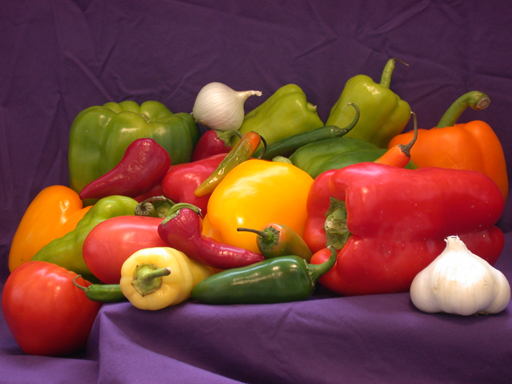
%> input picture HW_1/fig/peppers.png, 512 x 384 px
$ octave hw1_projective.m   (GNU Octave 9; MATLAB toolbox functions it lacks are replaced by stand-ins)
%> lines starting %> are read from the running program, lines starting %| are printed output that depends on the picture
%{
2022094093 Kim Dohoon
Assignment#1
%}

% Load peppers.png
img = imread('peppers.png');
%> img is the input picture: size 384x512x3 uint8; mean R, G, B 120.8, 66.4, 57.6

% Load Own Image - Cherry Blossom
%img = imread('./fig/cb.png');

% 1) Scaling, Matlab
s = 1.5;
S = [s 0 0;
     0 s 0;
     0 0 1];
scaled = imwarp(img, projective2d(S), 'OutputView', imref2d(size(img)));
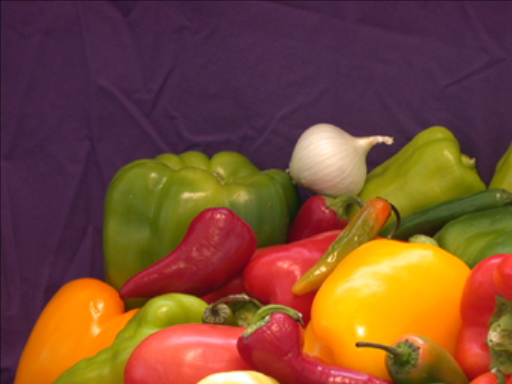
%> scaled: size 384x512x3 uint8; mean R, G, B 122.1, 74.8, 50.6
imwrite(scaled, './fig/scaling_peppers.png', 'png')
%imwrite(scaled, './fig/scaling_cb.png', 'png')

% 2) Rotation, Matlab
theta = -pi / 6;
R = [cos(theta) -sin(theta) 0;
     sin(theta) cos(theta)  0;
     0          0           1];
rotated = imwarp(img, projective2d(R), 'OutputView', imref2d(size(img)));
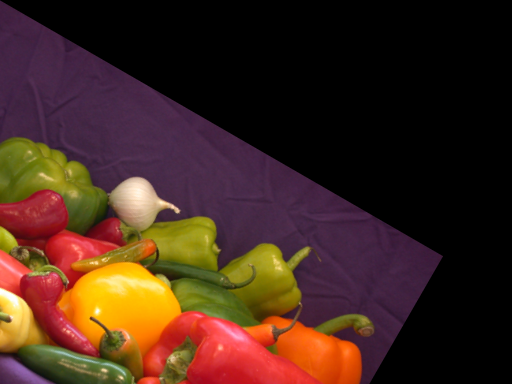
%> rotated: size 384x512x3 uint8; mean R, G, B 66.9, 39.6, 28.1
imwrite(rotated, './fig/rotation_peppers.png', 'png')
%imwrite(rotated, './fig/rotation_cb.png', 'png')

% 3) Similarity, Matlab
s = 3;
theta = pi / 3;
Sim = [s*cos(theta) -sin(theta)  0;
       sin(theta)   s*cos(theta) 0;
       0            0            1];
similarity = imwarp(img, projective2d(Sim), 'OutputView', imref2d(size(img)));
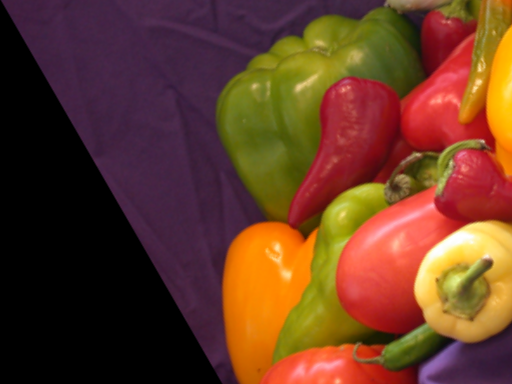
%> similarity: size 384x512x3 uint8; mean R, G, B 102.8, 59, 36.5
imwrite(similarity, './fig/similarity_peppers.png', 'png');
%imwrite(similarity, './fig/similarity_cb.png', 'png');

% 4) Affine, Matlab
Aff = [   2 0.33 0;
        0.2    1 0;
       -100   50 1;];
affine = imwarp(img, projective2d(Aff), 'OutputView', imref2d(size(img)));
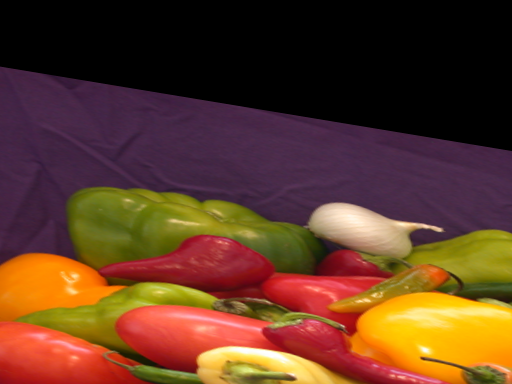
%> affine: size 384x512x3 uint8; mean R, G, B 96.3, 58, 36.4
imwrite(affine, './fig/affine_peppers.png', 'png');
%imwrite(affine, './fig/affine_cb.png', 'png');

$ run again, with HW_1/fig/astronaut.png copied over HW_1/fig/peppers.png
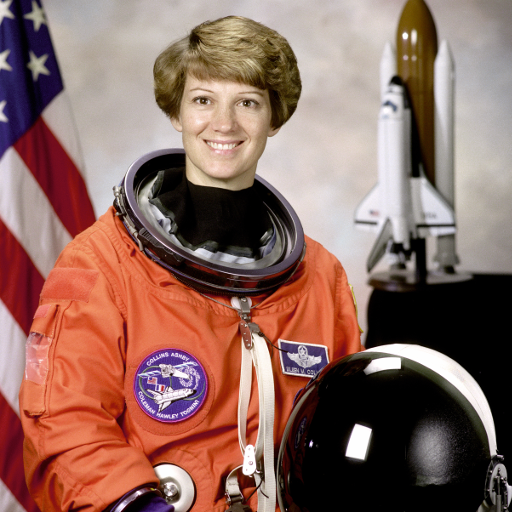
%> input picture HW_1/fig/astronaut.png, 512 x 512 px
%> img is the input picture: size 512x512x3 uint8; mean R, G, B 141.6, 105.8, 96.5
%> `similarity = imwarp(img, projective2d(Sim), 'OutputView', imref2d(size..`:
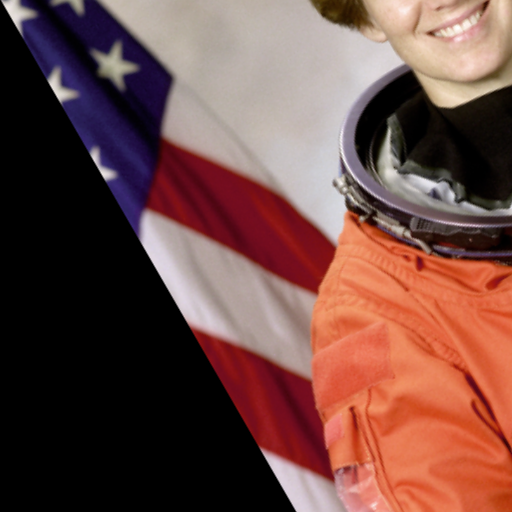
%> similarity: size 512x512x3 uint8; mean R, G, B 110.4, 73.8, 68.4
%> `affine = imwarp(img, projective2d(Aff), 'OutputView', imref2d(size(img..`:
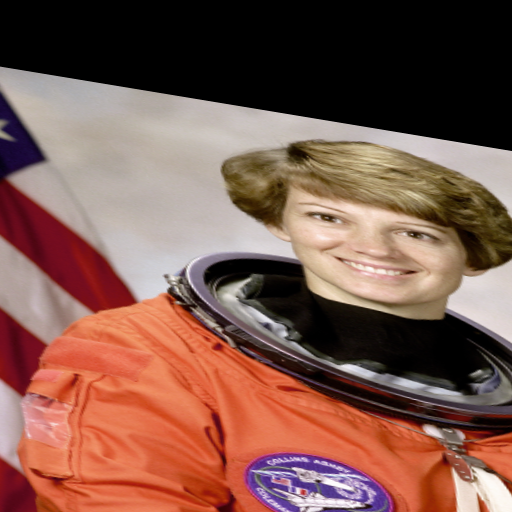
%> affine: size 512x512x3 uint8; mean R, G, B 127, 89, 78
